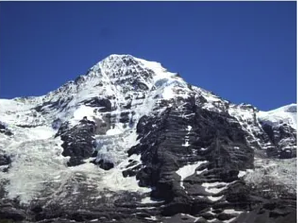
#> input picture images/image_1.1.png, 298 x 223 px, found by its file name
$ python 'Feature Matching + Homography to find Objects.py'
#> lines starting #> are read from the running program, lines starting #| are printed output that depends on the picture
import numpy as np
import cv2 as cv
from matplotlib import pyplot as plt

# Defines
MIN_MATCH_COUNT = 10

FLANN_INDEX_KDTREE = 1

imageOne = cv.imread(
    "/Users/PedroVitorPereira/Documents/GitHub/Masters-in-Computer-Science/Job one: panoramic photo/images/image_1.1.png",
    cv.IMREAD_GRAYSCALE)
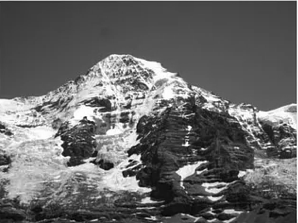
#> imageOne: shape (223, 298); min 0, max 255, mean 103

imageTow = cv.imread(
    "/Users/PedroVitorPereira/Documents/GitHub/Masters-in-Computer-Science/Job one: panoramic photo/images/image_1.2.png",
    cv.IMREAD_GRAYSCALE)
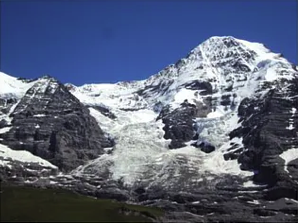
#> input picture images/image_1.2.png, 298 x 223 px, found by its file name
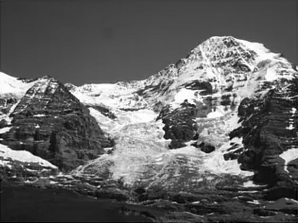
#> imageTow: shape (223, 298); min 0, max 255, mean 98

# Intiate SIFT detectors
sift = cv.SIFT_create()

# Finnd the keypoints and decriptors with SIFT

kpOne, desOne = sift.detectAndCompute(imageOne, None)
#> kpOne = 748 keypoints; strongest (x, y, size): (189, 128, 2.8), (187, 144, 2.8), (130, 160, 1.8), (198, 172, 2.3)

kpTow, desTow = sift.detectAndCompute(imageTow, None)
#> kpTow = 794 keypoints; strongest (x, y, size): (291, 127, 3.1), (231, 144, 1.8), (37, 126, 2.1), (170, 140, 2.1)

indexParamentrs = dict(algorithm=FLANN_INDEX_KDTREE, trees=5)
searchParams = dict(check=50)

flann = cv.FlannBasedMatcher(indexParamentrs, searchParams)

matches = flann.knnMatch(desOne, desTow, k=2)
#> matches = 748 matches

# Store all the good matches as per Lowe's ration test
good = []
for m, n in matches:
    if m.distance < 0.7 * n.distance:
        good.append(m)
#> after the loop, good = 316 matches

if len(good) > MIN_MATCH_COUNT:

    src_pts = np.float32([kpOne[m.queryIdx].pt for m in good]).reshape(-1, 1, 2)
#> src_pts = 316 rows, first 8: [3.84, 201.2], [5.17, 170.1], [6.3, 136.5], [6.36, 187.6], [8.26, 112.6], [8.89, 133.1], [8.89, 133.1], [8.98, 97.03]
    dst_pts = np.float32([kpTow[m.queryIdx].pt for m in good]).reshape(-1, 1, 2)
#> dst_pts = 316 rows, first 8: [3, 120.1], [6.39, 129.1], [8.86, 108.6], [8.99, 174.6], [10.03, 116], [10.21, 101.1], [10.21, 101.1], [10.33, 142.8]


    # From this point it's no usualy, becou it's going to implemented. But for test it's ok

    M, mask = cv.findHomography(src_pts, dst_pts, cv.RANSAC, 5.0)
#> M = [[3.15, -0.113, -121], [-0.762, -0.714, 337.2], [0.00531, -0.00061, 1]]; mask = 316 values, max 1 at index 112, min 0 at index 0, mean 0.0759
    matchesMask = mask.ravel().tolist()
#> matchesMask has the same summary as mask
    h, w = imageOne.shape
#> h = 223; w = 298
    pts = np.float32([[0, 0], [0, h - 1], [w - 1, h - 1], [w - 1, 0]]).reshape(-1, 1, 2)
#> pts = [[0, 0], [0, 222], [297, 222], [297, 0]]
    dst = cv.perspectiveTransform(pts, M)
#> dst = [[-121, 337.2], [-169, 206.7], [323, -19.51], [315.8, 42.99]]
    img2 = cv.polylines(imageTow, [np.int32(dst)], True, 255, 3, cv.LINE_AA)
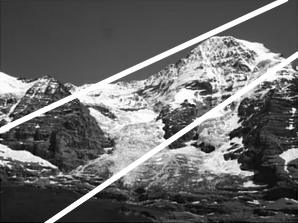
#> img2: shape (223, 298); min 0, max 255, mean 105

else:
    print("Not enough matches are found - {}/{}".format(len(good), MIN_MATCH_COUNT))
    matchesMask = None

draw_params = dict(matchColor=(0, 255, 0),  # draw matches in green color
                   singlePointColor=None,
                   matchesMask=matchesMask,  # draw only inliers
                   flags=2)
#> draw_params = 4 items

img3 = cv.drawMatches(imageOne, kpOne, imageTow, kpTow, good, None, **draw_params)
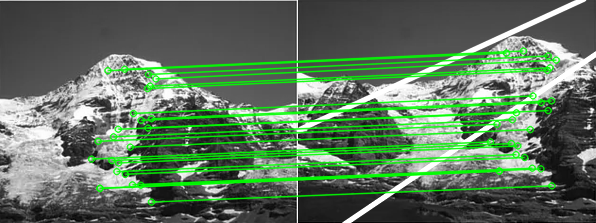
#> img3: shape (223, 596, 3); mean of channels 0, 1, 2 92.5, 116.9, 92.5; drawn as B, G, R
plt.imshow(img3, 'gray'), plt.show()
